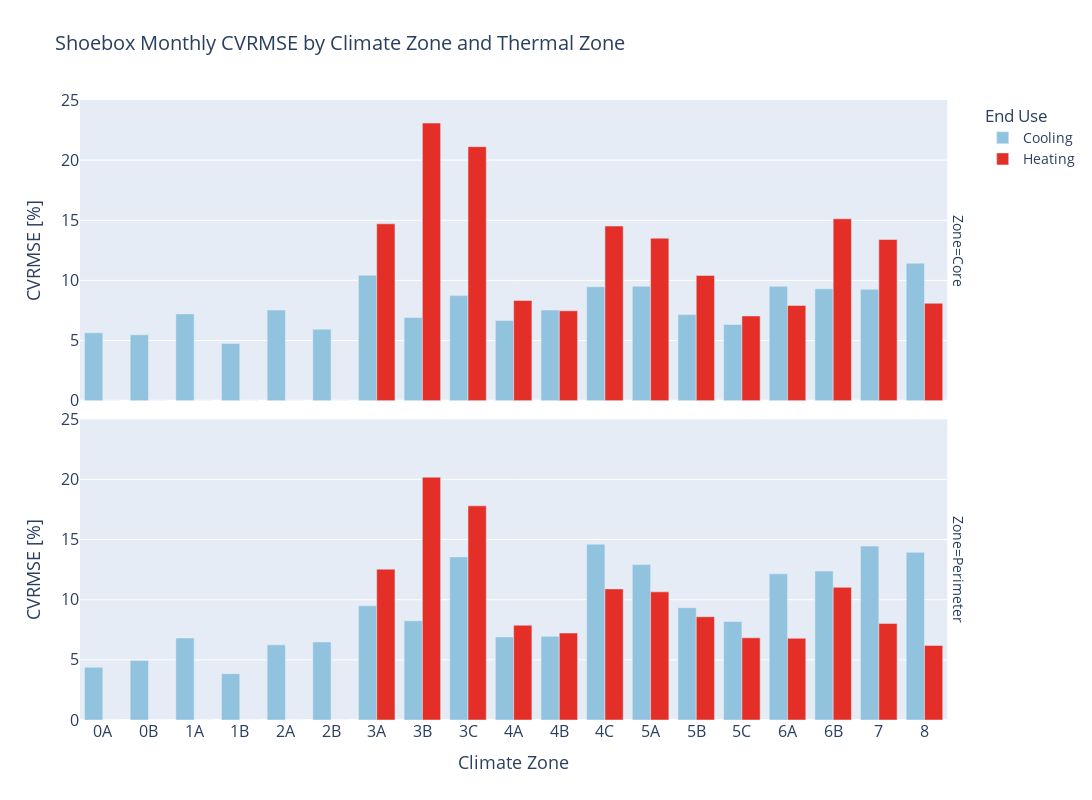

Notebook source saved alongside this figure:
### Code cell
df_cvrmse = pd.read_hdf("unseen-shoebox-results.hdf", "cvrmse_by_cz_and_zone")
df_cvrmse.columns.names = ["Zone", "End Use"]
df_cvrmse.loc["0A", ("Core", "Heating")] = 0
df_cvrmse.loc["0A", ("Perimeter", "Heating")] = 0
df_cvrmse.loc["0B", ("Core", "Heating")] = 0
df_cvrmse.loc["0B", ("Perimeter", "Heating")] = 0
df_cvrmse.loc["1A", ("Core", "Heating")] = 0
df_cvrmse.loc["1A", ("Perimeter", "Heating")] = 0
df_cvrmse.loc["1B", ("Core", "Heating")] = 0
df_cvrmse.loc["1B", ("Perimeter", "Heating")] = 0
df_cvrmse.loc["2A", ("Core", "Heating")] = 0
df_cvrmse.loc["2A", ("Perimeter", "Heating")] = 0
df_cvrmse.loc["2B", ("Core", "Heating")] = 0
df_cvrmse.loc["2B", ("Perimeter", "Heating")] = 0
fig = px.bar(
    df_cvrmse.melt(ignore_index=False, value_name="CVRMSE [%]").reset_index(),
    title="Shoebox Monthly CVRMSE by Climate Zone and Thermal Zone",
    x="CZ",
    y="CVRMSE [%]",
    color="End Use",
    facet_row="Zone",
    barmode="group",
    color_discrete_map={"Heating": "#E32f27", "Cooling": "#92C3DE"},
    labels={"CZ": "Climate Zone"},
    height=800,
    width=1200,
    # log_y=True,
    range_y=[0, 25],
)


fig.update_layout(font_size=14)
fig.update_xaxes(tickfont_size=16)
fig.update_yaxes(tickfont_size=16)
fig.update_xaxes(title_font_size=18)
fig.update_yaxes(title_font_size=18)
# fig.write_image("figures/shoebox_cvrmse_by_cz_and_zone.png", scale=2)

### Figure 1 — Plotly figure (JSON) as saved in the notebook; plotly's stock layout.template omitted (floating-point values rounded to 4 significant figures)
{"data": [{"alignmentgroup": "True", "hovertemplate": "End Use=Cooling<br>Zone=Core<br>Climate Zone=%{x}<br>CVRMSE [%]=%{y}<extra></extra>", "legendgroup": "Cooling", "marker": {"color": "#92C3DE", "pattern": {"shape": ""}}, "name": "Cooling", "offsetgroup": "Cooling", "orientation": "v", "showlegend": true, "textposition": "auto", "type": "bar", "x": ["0A", "0B", "1A", "1B", "2A", "2B", "3A", "3B", "3C", "4A", "4B", "4C", "5A", "5B", "5C", "6A", "6B", "7", "8"], "xaxis": "x2", "y": [5.645, 5.48, 7.218, 4.755, 7.533, 5.949, 10.43, 6.917, 8.738, 6.659, 7.536, 9.477, 9.511, 7.157, 6.334, 9.505, 9.306, 9.265, 11.43], "yaxis": "y2"}, {"alignmentgroup": "True", "hovertemplate": "End Use=Cooling<br>Zone=Perimeter<br>Climate Zone=%{x}<br>CVRMSE [%]=%{y}<extra></extra>", "legendgroup": "Cooling", "marker": {"color": "#92C3DE", "pattern": {"shape": ""}}, "name": "Cooling", "offsetgroup": "Cooling", "orientation": "v", "showlegend": false, "textposition": "auto", "type": "bar", "x": ["0A", "0B", "1A", "1B", "2A", "2B", "3A", "3B", "3C", "4A", "4B", "4C", "5A", "5B", "5C", "6A", "6B", "7", "8"], "xaxis": "x", "y": [4.383, 4.955, 6.818, 3.853, 6.253, 6.483, 9.496, 8.25, 13.56, 6.904, 6.953, 14.62, 12.92, 9.342, 8.191, 12.15, 12.38, 14.46, 13.94], "yaxis": "y"}, {"alignmentgroup": "True", "hovertemplate": "End Use=Heating<br>Zone=Core<br>Climate Zone=%{x}<br>CVRMSE [%]=%{y}<extra></extra>", "legendgroup": "Heating", "marker": {"color": "#E32f27", "pattern": {"shape": ""}}, "name": "Heating", "offsetgroup": "Heating", "orientation": "v", "showlegend": true, "textposition": "auto", "type": "bar", "x": ["0A", "0B", "1A", "1B", "2A", "2B", "3A", "3B", "3C", "4A", "4B", "4C", "5A", "5B", "5C", "6A", "6B", "7", "8"], "xaxis": "x2", "y": [0, 0, 0, 0, 0, 0, 14.7, 23.08, 21.12, 8.327, 7.475, 14.52, 13.51, 10.41, 7.047, 7.922, 15.12, 13.4, 8.103], "yaxis": "y2"}, {"alignmentgroup": "True", "hovertemplate": "End Use=Heating<br>Zone=Perimeter<br>Climate Zone=%{x}<br>CVRMSE [%]=%{y}<extra></extra>", "legendgroup": "Heating", "marker": {"color": "#E32f27", "pattern": {"shape": ""}}, "name": "Heating", "offsetgroup": "Heating", "orientation": "v", "showlegend": false, "textposition": "auto", "type": "bar", "x": ["0A", "0B", "1A", "1B", "2A", "2B", "3A", "3B", "3C", "4A", "4B", "4C", "5A", "5B", "5C", "6A", "6B", "7", "8"], "xaxis": "x", "y": [0, 0, 0, 0, 0, 0, 12.54, 20.19, 17.8, 7.878, 7.23, 10.9, 10.65, 8.586, 6.832, 6.792, 11.03, 8.033, 6.198], "yaxis": "y"}], "layout": {"annotations": [{"font": {}, "showarrow": false, "text": "Zone=Perimeter", "textangle": 90, "x": 0.98, "xanchor": "left", "xref": "paper", "y": 0.2425, "yanchor": "middle", "yref": "paper"}, {"font": {}, "showarrow": false, "text": "Zone=Core", "textangle": 90, "x": 0.98, "xanchor": "left", "xref": "paper", "y": 0.7575, "yanchor": "middle", "yref": "paper"}], "barmode": "group", "font": {"size": 14}, "height": 800, "legend": {"title": {"text": "End Use"}, "tracegroupgap": 0}, "title": {"text": "Shoebox Monthly CVRMSE by Climate Zone and Thermal Zone"}, "width": 1200, "xaxis": {"anchor": "y", "domain": [0, 0.98], "tickfont": {"size": 16}, "title": {"font": {"size": 18}, "text": "Climate Zone"}}, "xaxis2": {"anchor": "y2", "domain": [0, 0.98], "matches": "x", "showticklabels": false, "tickfont": {"size": 16}, "title": {"font": {"size": 18}}}, "yaxis": {"anchor": "x", "domain": [0, 0.485], "range": [0, 25], "tickfont": {"size": 16}, "title": {"font": {"size": 18}, "text": "CVRMSE [%]"}}, "yaxis2": {"anchor": "x2", "domain": [0.515, 1], "matches": "y", "range": [0, 25], "tickfont": {"size": 16}, "title": {"font": {"size": 18}, "text": "CVRMSE [%]"}}}}
